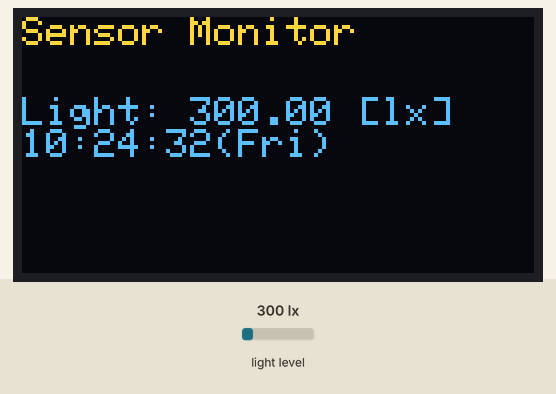
Simulated run of this sketch. Board: ESP8266 (NodeMCU). Parts: 128×64 one-colour display. The test bench sets the inputs (shaded band); at power-on: light level 300 lx. The OLED is the two-colour kind (top 16 rows yellow); WiFi joins after 1.5 s; servers stay silent unless stated; network time is answered at once with the bench clock; the local clock reads 2024-03-15 10:24:30 at power-on unless the sketch sets it; no MQTT or app messages arrive unless stated; what the sketch prints to the serial monitor is not drawn.

Above: at 3.3 s.
3.4 s: light level set to 40 lx
At 7.8 s:
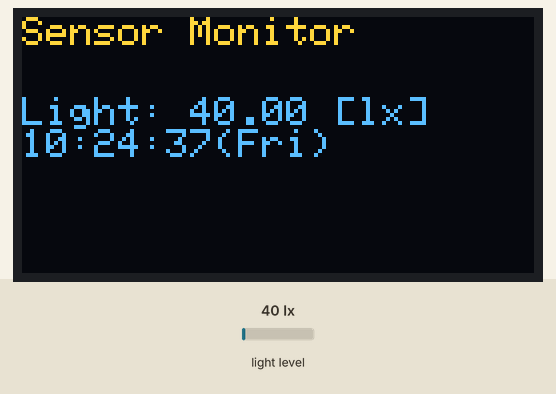
13.6 s: light level set to 500 lx
At 18.6 s:
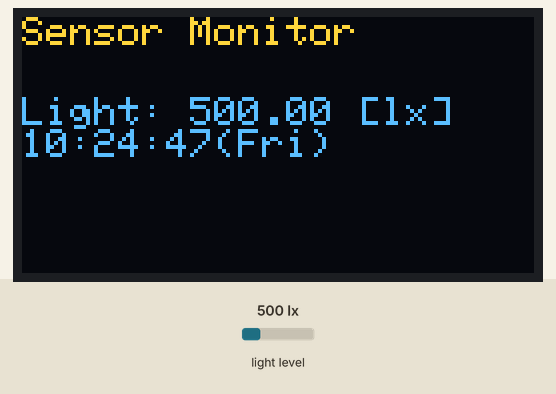
23.7 s: light level set to 1000 lx
At 28.2 s:
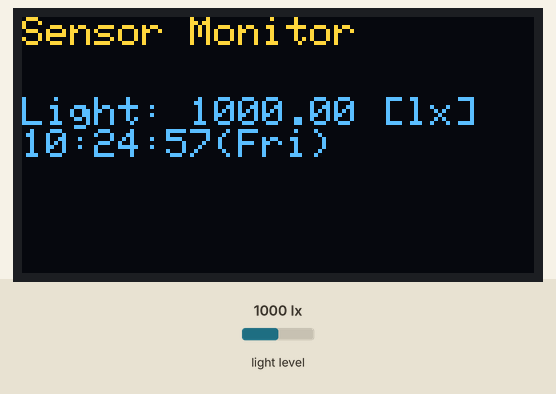
Timing chart, 0 to 29.7 s (numbered marks = the images above; inputs shaded):
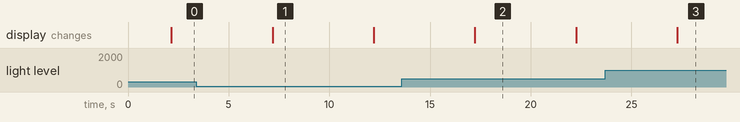

The sketch:

31_arduino_MQTT_pub_light.ino
```cpp
#include <NTPClient.h>
#include <ESP8266WiFi.h>
#include <WiFiUdp.h>
#include <PubSubClient.h>

#include <Wire.h>
#include <BH1750.h>

#include <Adafruit_GFX.h>
#include <Adafruit_SSD1306.h>
#define SCREEN_WIDTH 128
#define SCREEN_HEIGHT 64
#define OLED_RESET -1

BH1750 lightMeter;
Adafruit_SSD1306 display(SCREEN_WIDTH, SCREEN_HEIGHT, &Wire, OLED_RESET);

/** Wifi 접속 설정 */
const char* ssid = "myWifi";
const char* password = "myPass";

WiFiClient espClient;

/** MQTT 접속 설정 */
const char* mqttServer = "myMQTTserverIP";
const int mqttPort = 1883;
const char* mqttUser = "myMQTTid";
const char* mqttPassword = "myMQTTpass";
const char* topic = "light";

PubSubClient client(espClient);

/** NTP 설정 */
WiFiUDP udp;
NTPClient timeClient(udp, "kr.pool.ntp.org", 32400, 900000);
char daysOfTheWeek[7][6] = { "Sun", "Mon", "Tue", "Wed",  "Thu", "Fri",  "Sat" };

void setup() {
  Serial.begin(9600);

  /** 센서 초기화 */
  Wire.begin();
  lightMeter.begin();
  Serial.println(F("BH1750 Test begin"));

  /** Wi-Fi 접속 */
  WiFi.begin(ssid, password);
  while (WiFi.status() != WL_CONNECTED) {
    delay(1000);
    Serial.println("Connecting to WiFi...");
  }
  Serial.println("Connected to WiFi");
  Serial.print("Local IP address : "); Serial.println(WiFi.localIP());

  /** MQTT 접속 */
  client.setServer(mqttServer, mqttPort);
  client.setCallback(callback);
  while (!client.connected()) {
    if (client.connect("ESP32Client", mqttUser, mqttPassword)) {
      Serial.println("Connected to MQTT Broker");
    } else {
      Serial.print("Failed to connect to MQTT Broker, rc=");
      Serial.print(client.state());
      Serial.println(" Retrying in 5 seconds...");
      delay(5000);
    }
  }

  /** NTP */
  timeClient.begin( );
  timeClient.update( );

  /**OLED 초기화 */
  if(!display.begin(SSD1306_SWITCHCAPVCC, 0x3C)) {
    Serial.println(F("OLED(SSD1306) allocation failed"));
    for(;;); // Don't proceed, loop forever
  }
  display.clearDisplay();
  display.setTextColor(WHITE);
}//end of setup

void loop() {

  /** 센서 입력 */
  float lux = lightMeter.readLightLevel();

  /** MQTT 밝기정보 전송 */
  char msg[20];
  String str = String(lux);
  str.toCharArray(msg, sizeof(msg));
  client.publish(topic, msg);
  Serial.print(topic); Serial.print(" : "); Serial.println(msg);

  /** 시리얼 출력 */
  Serial.print(", Light: " + (String)lux + " [lx]\n");

  /** OLED 출력 */
  display.clearDisplay();         // OLED 비디오 메모리 삭제
  display.setCursor(0,0);         // 커서의 위치를 0, 0으로 이동
  display.setTextSize(1);         // 폰트 사이즈 2로 변경
  display.println("Sensor Monitor");  // 제목, "Temp&Humi"출력
  display.setTextSize(1);         // 폰트 사이즈 1로 변경
  display.setCursor(0,20);        // 커서의 위치 0, 20으로 변경

  display.print("Light: " + (String)lux + " [lx]\n");

  display.print( timeClient.getHours( ) ); display.print(":");
  display.print( timeClient.getMinutes( ) ); display.print(":");
  display.print( timeClient.getSeconds( ) ); display.print("(");
  display.print( daysOfTheWeek[ timeClient.getDay( ) ] ); display.print(")");

  display.display();

  delay(5000); // Publish every 5 seconds
}//end of loop

void callback(char* topic, byte* payload, unsigned int length) {
  // Handle incoming MQTT messages if needed
}
```

Measured:
- what the display in image 1 shows lasts 5.0 s, from 7.2 s to 12.2 s
